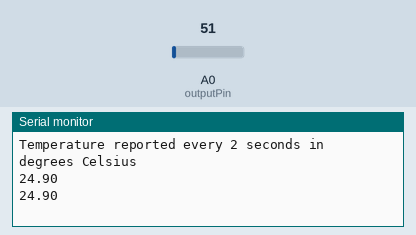
This sketch was run on a simulated Arduino Uno, built with avr-gcc and run on an emulated ATmega328P. Parts: the last lines printed to the serial monitor. The inputs (shaded band) are chosen by the test bench; at power-on: A0 (outputPin) = 51.

Above: at 2.8 s.
2.9 s: A0 (outputPin) set to 61
At 4.7 s:
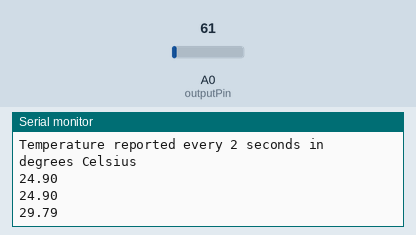
5.6 s: A0 (outputPin) set to 71
At 7.4 s:
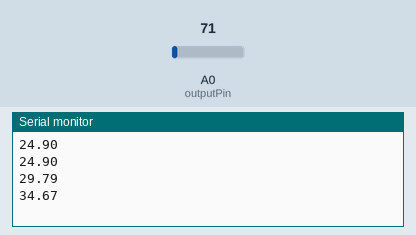
Timing chart, 0 to 8.9 s (numbered marks = the images above; inputs shaded):
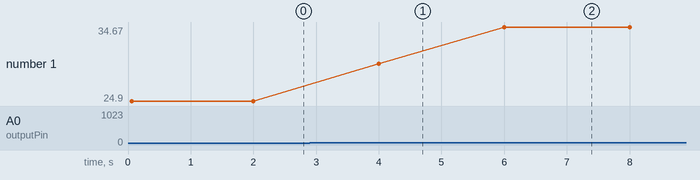

The sketch:

temperature_sensor.ino
```cpp
// This sketch uses the LM35 temperature sensor. Originally manufactured by National Semiconductor, acquired by Texas Instruments.
// The LM35 used is specifically the LP Plastic Package 3-Pin TO-92 model.
// The LM35 output voltage has a linear relation with the Celsius remperature, output of 0v when at 0C.
// Every increase of 1C increases the output voltage by 10mv.

const int outputPin = A0;  // Pin attached to LM35 output

unsigned int output = 0;  // Output voltage of LM35
float temp = 0.0;

void setup()
{
  Serial.begin(9600);
  Serial.print("Temperature reported every 2 seconds in degrees Celsius");
  Serial.println();
}

void loop()
{
  output = analogRead(outputPin);
  temp = (output * 0.0048828125 * 100);  // 5/1024=0.0048828125;1000/10=100
  Serial.println(temp);
  delay(2000);  // Wait for 2 seconds
}
```

Measured:
- after the input at 2.9 s, the serial monitor: prints a new line after 1.1 s (image 1)
- after the input at 5.6 s, the serial monitor: prints a new line after 0.40 s (image 2)
- plotted number 1: 24.9 → 29.79 after the input at 2.9 s, 29.79 → 34.67 after the input at 5.6 s
